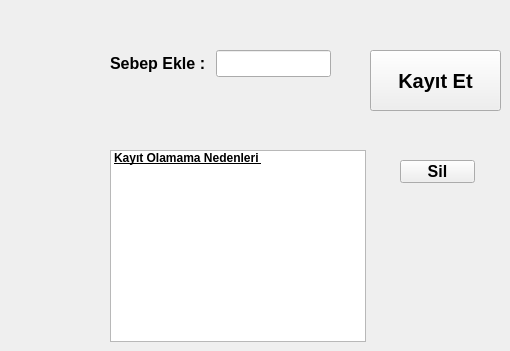
    <widget class="QWidget" name="page_20">
     <widget class="QWidget" name="formLayoutWidget_10">
      <property name="geometry">
       <rect>
        <x>110</x>
        <y>50</y>
        <width>221</width>
        <height>61</height>
       </rect>
      </property>
      <layout class="QFormLayout" name="formLayout_10">
       <item row="0" column="0">
        <widget class="QLabel" name="label_34">
         <property name="font">
          <font>
           <pointsize>12</pointsize>
           <weight>75</weight>
           <bold>true</bold>
          </font>
         </property>
         <property name="text">
          <string>Sebep Ekle : </string>
         </property>
        </widget>
       </item>
       <item row="0" column="1">
        <widget class="QLineEdit" name="kayit_olamama_nedeni">
         <property name="font">
          <font>
           <pointsize>12</pointsize>
           <weight>75</weight>
           <bold>true</bold>
          </font>
         </property>
        </widget>
       </item>
      </layout>
     </widget>
     <widget class="QPushButton" name="kayit_et_2">
      <property name="geometry">
       <rect>
        <x>370</x>
        <y>50</y>
        <width>131</width>
        <height>61</height>
       </rect>
      </property>
      <property name="font">
       <font>
        <pointsize>15</pointsize>
        <weight>75</weight>
        <bold>true</bold>
       </font>
      </property>
      <property name="text">
       <string>Kayıt Et</string>
      </property>
     </widget>
     <widget class="QListWidget" name="listWidget_4">
      <property name="geometry">
       <rect>
        <x>110</x>
        <y>150</y>
        <width>256</width>
        <height>192</height>
       </rect>
      </property>
      <item>
       <property name="text">
        <string>Kayıt Olamama Nedenleri </string>
       </property>
       <property name="font">
        <font>
         <weight>75</weight>
         <bold>true</bold>
         <underline>true</underline>
        </font>
       </property>
      </item>
     </widget>
     <widget class="QPushButton" name="sebep_sil">
      <property name="geometry">
       <rect>
        <x>400</x>
        <y>160</y>
        <width>75</width>
        <height>23</height>
       </rect>
      </property>
      <property name="font">
       <font>
        <pointsize>12</pointsize>
        <weight>75</weight>
        <bold>true</bold>
       </font>
      </property>
      <property name="text">
       <string>Sil</string>
      </property>
     </widget>
    </widget>
